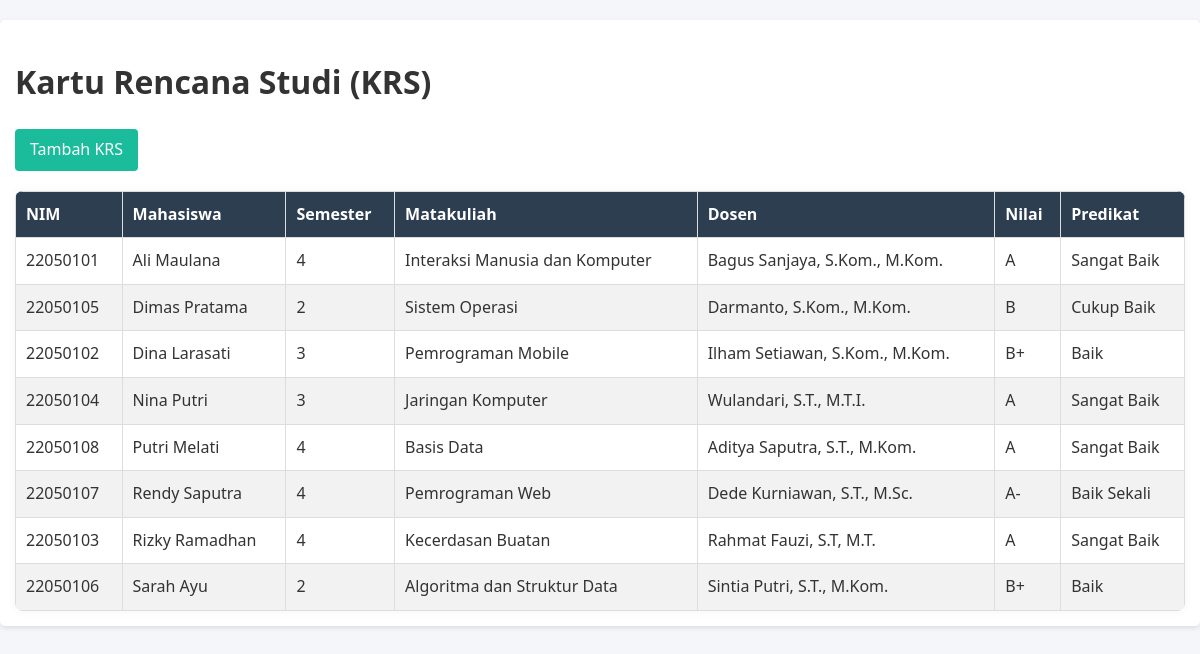
The page /data_akademik/lihat/datakrs.php on the database its author committed.
### tables this page shows
CREATE TABLE `krsmahasiswa` (
  `id_krs` int(11) NOT NULL,
  `nim` varchar(10) DEFAULT NULL,
  `kd_ds` varchar(10) DEFAULT NULL,
  `kd_mk` varchar(10) DEFAULT NULL,
  `semester` int(11) DEFAULT NULL,
  `nilai` varchar(2) DEFAULT NULL
);

CREATE TABLE `mahasiswa` (
  `nim` varchar(10) NOT NULL,
  `nama` varchar(100) DEFAULT NULL,
  `jenis_kelamin` enum('L','P') DEFAULT NULL,
  `tgl_lahir` date DEFAULT NULL,
  `no_hp` varchar(15) DEFAULT NULL,
  `alamat` text DEFAULT NULL,
  `jalan` varchar(100) DEFAULT NULL,
  `kota` varchar(50) DEFAULT NULL,
  `kodepos` varchar(10) DEFAULT NULL,
  `kd_ds` varchar(10) DEFAULT NULL
);

CREATE TABLE `matakuliah` (
  `kd_mk` varchar(10) NOT NULL,
  `nama` varchar(100) DEFAULT NULL,
  `sks` int(11) DEFAULT NULL
);

CREATE TABLE `dosen` (
  `kd_ds` varchar(10) NOT NULL,
  `nama` varchar(100) DEFAULT NULL
);

### data_akademik/lihat/datakrs.php (the view, shortened to what this page needs)
<?php
include '../includes/db_connect.php';
?>
<!DOCTYPE html>
<html lang="en">
<head>
    <link rel="stylesheet" href="css/style.css">
</head>
<body>
    <div class="data-section">
        <h1>Kartu Rencana Studi (KRS)</h1>
        <a href="../insert/krs.php" class="btn">Tambah KRS</a>
        <table>
            <thead>
                <tr>
                    <th>NIM</th>
                    <th>Mahasiswa</th>
                    <th>Semester</th>
                    <th>Matakuliah</th>
                    <th>Dosen</th>
                    <th>Nilai</th>
                    <th>Predikat</th>
                </tr>
            </thead>
            <tbody>
                <?php
                $sql = "SELECT k.*,
                        m.nama AS mahasiswa,
                        mk.nama AS matakuliah,
                        d.nama AS dosen,
                        CASE
                            WHEN k.nilai = 'A' THEN 'Sangat Baik'
                            WHEN k.nilai = 'A-' THEN 'Baik Sekali'
                            WHEN k.nilai = 'B+' THEN 'Baik'
                            WHEN k.nilai = 'B' THEN 'Cukup Baik'
                            WHEN k.nilai = 'C' THEN 'Cukup'
                            ELSE '-'
                        END AS predikat
                        FROM KRSMahasiswa k
                        JOIN Mahasiswa m ON k.nim = m.nim
                        JOIN Matakuliah mk ON k.kd_mk = mk.kd_mk
                        JOIN Dosen d ON k.kd_ds = d.kd_ds
                        ORDER BY m.nama, k.semester";
                $result = $conn->query($sql);
                while($row = $result->fetch_assoc()) {
                    echo "<tr>
                        <td>".$row['nim']."</td>
                        <td>".$row['mahasiswa']."</td>
                        <td>".$row['semester']."</td>
                        <td>".$row['matakuliah']."</td>
                        <td>".$row['dosen']."</td>
                        <td>".($row['nilai'] ?? 'Belum ada')."</td>
                        <td>".$row['predikat']."</td>
                    </tr>";
                }
                ?>
            </tbody>
        </table>
    </div>
</body>
</html>

### data_akademik/css/style.css (style rules this page uses)
body { font-family: 'Segoe UI', Tahoma, Geneva, Verdana, sans-serif; line-height: 1.6; margin: 0; padding: 0; background-color: #f4f6f9; color: #333; }
table { width: 100%; border-collapse: collapse; margin-top: 2rem; border-radius: 8px; overflow: hidden; box-shadow: 0 0 10px rgba(0,0,0,0.05); }
th, td { padding: 12px 16px; text-align: left; border-bottom: 1px solid #ddd; }
th { background-color: #34495e; color: white; font-weight: 600; }
tr:nth-child(even) { background-color: #f9f9f9; }
.btn, button { display: inline-block; background: #3498db; color: #fff; padding: 0.6rem 1.2rem; border: none; border-radius: 6px; text-decoration: none; font-size: 1rem; cursor: pointer; transition: background 0.3s ease; }

### data_akademik/lihat/datakrs.php (style rules this page uses)
.data-section { margin: 20px 0; padding: 15px; background: white; border-radius: 5px; box-shadow: 0 2px 5px rgba(0,0,0,0.1); }
table { width: 100%; border-collapse: collapse; margin-top: 10px; }
th, td { padding: 10px; border: 1px solid #ddd; text-align: left; }
th { background-color: #2c3e50; color: white; }
tr:nth-child(even) { background-color: #f2f2f2; }
.btn { display: inline-block; padding: 8px 15px; background: #1abc9c; color: white; text-decoration: none; border-radius: 4px; margin-bottom: 10px; }

### rows shown on the page
krsmahasiswa: nim "22050101", nim.nama "Ali Maulana", semester "4", kd_mk.nama "Interaksi Manusia dan Komputer", kd_ds.nama "Bagus Sanjaya, S.Kom., M.Kom.", nilai "A", predikat "Sangat Baik"
krsmahasiswa: nim "22050105", nim.nama "Dimas Pratama", semester "2", kd_mk.nama "Sistem Operasi", kd_ds.nama "Darmanto, S.Kom., M.Kom.", nilai "B", predikat "Cukup Baik"
krsmahasiswa: nim "22050102", nim.nama "Dina Larasati", semester "3", kd_mk.nama "Pemrograman Mobile", kd_ds.nama "Ilham Setiawan, S.Kom., M.Kom.", nilai "B+", predikat "Baik"
krsmahasiswa: nim "22050104", nim.nama "Nina Putri", semester "3", kd_mk.nama "Jaringan Komputer", kd_ds.nama "Wulandari, S.T., M.T.I.", nilai "A", predikat "Sangat Baik"
krsmahasiswa: nim "22050108", nim.nama "Putri Melati", semester "4", kd_mk.nama "Basis Data", kd_ds.nama "Aditya Saputra, S.T., M.Kom.", nilai "A", predikat "Sangat Baik"
krsmahasiswa: nim "22050107", nim.nama "Rendy Saputra", semester "4", kd_mk.nama "Pemrograman Web", kd_ds.nama "Dede Kurniawan, S.T., M.Sc.", nilai "A-", predikat "Baik Sekali"
krsmahasiswa: nim "22050103", nim.nama "Rizky Ramadhan", semester "4", kd_mk.nama "Kecerdasan Buatan", kd_ds.nama "Rahmat Fauzi, S.T, M.T.", nilai "A", predikat "Sangat Baik"
krsmahasiswa: nim "22050106", nim.nama "Sarah Ayu", semester "2", kd_mk.nama "Algoritma dan Struktur Data", kd_ds.nama "Sintia Putri, S.T., M.Kom.", nilai "B+", predikat "Baik"
